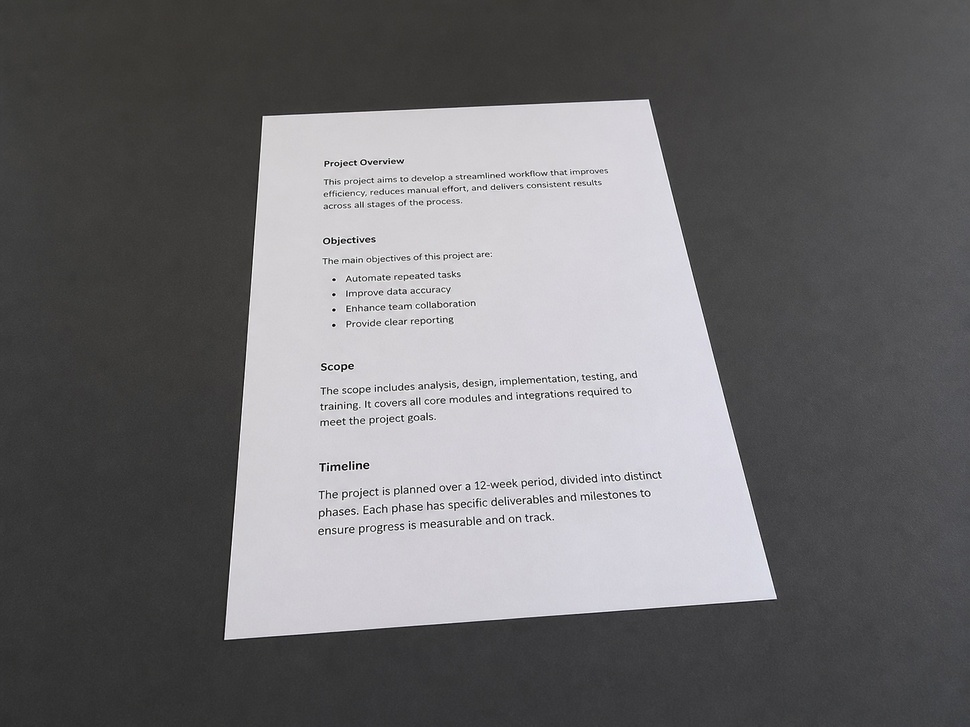
#> input picture inputs/document.jpg, 970 x 727 px, shrunk from 1448 x 1086 before the run
$ python day01_histogram.py
#> lines starting #> are read from the running program, lines starting #| are printed output that depends on the picture; long printed decimals are rounded
from pathlib import Path

import cv2
import numpy as np
import matplotlib.pyplot as plt

root = Path(__file__).resolve().parents[1]
image = cv2.imread(str(root / "inputs" / "document.jpg"))
#> image is the input picture: shape (727, 970, 3); mean B, G, R 114.3, 112.4, 113.2

if image is None:
    raise FileNotFoundError(f"无法读取图片：{root / 'inputs' / 'document.jpg'}")

gray = cv2.cvtColor(image, cv2.COLOR_BGR2GRAY)

histogram = cv2.calcHist(
    [gray],
    [0],
    None,
    [256],
    [0, 256],
).flatten()
#> histogram = 256 values, max 34425 at index 58, min 3 at index 10, mean 2754.6

p1, median, p99=np.percentile(gray, [1, 50, 99])
#> p1 = 49; median = 72; p99 = 227

print("最小值:", gray.min())
#| 最小值: 0
print("最大值:", gray.max())
#| 最大值: 255
print("平均值:", gray.mean())
#| 平均值: 112.825
print("标准差:", gray.std())
#| 标准差: 69.077
print("1%分位数:", p1)
#| 1%分位数: 49.0
print("中位数:", median)
#| 中位数: 72.0
print("99%分位数:", p99)
#| 99%分位数: 227.0
print("稳健动态范围:", p99 - p1)
#| 稳健动态范围: 178.0

fig, axes = plt.subplots(1, 2, figsize=(12,5))

axes[0].imshow(gray, cmap="gray", vmin=0, vmax=255)
axes[0].set_title("Grayscale")
axes[0].axis("off")

axes[1].plot(range(256), histogram)
axes[1].set_title("Histogram")
axes[1].set_xlabel("Intensity")
axes[1].set_ylabel("Pixel Count")
axes[1].set_xlim([0, 255])

fig.tight_layout()
fig.savefig(str(root / "outputs" / "day01_histogram.png"))
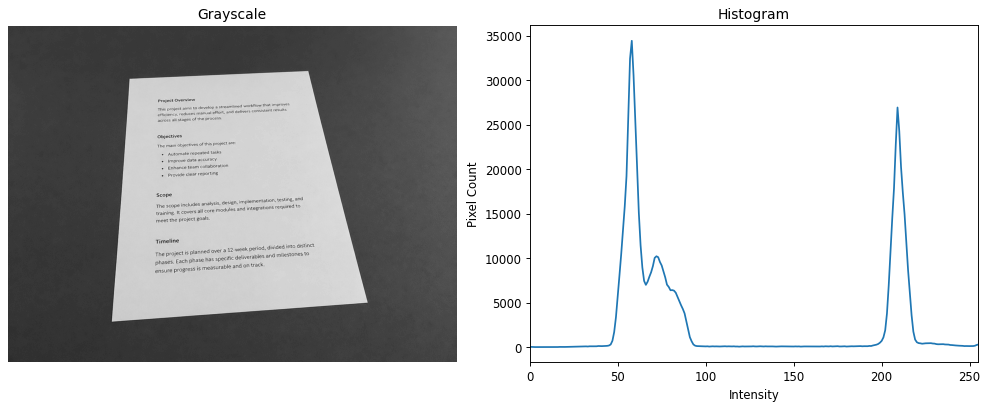
#> figure drawn by matplotlib, 2 panels; panel 2: curve peaks at x = 58, y = 34425
plt.close(fig)
